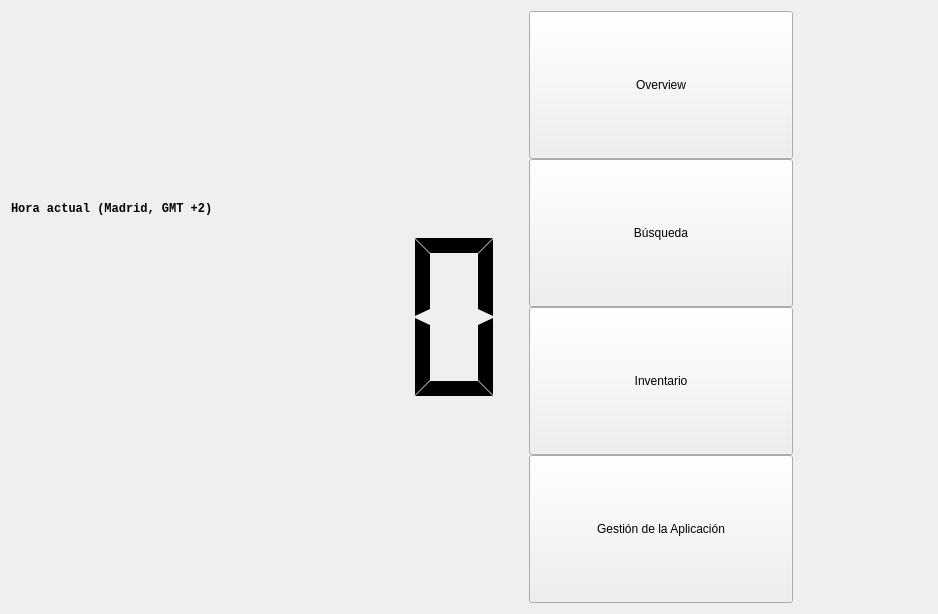
<?xml version="1.0" encoding="UTF-8"?>
<ui version="4.0">
 <class>mainPage</class>
 <widget class="QWidget" name="mainPage">
  <property name="geometry">
   <rect>
    <x>0</x>
    <y>0</y>
    <width>938</width>
    <height>614</height>
   </rect>
  </property>
  <property name="windowTitle">
   <string>Form</string>
  </property>
  <layout class="QHBoxLayout" name="horizontalLayout_2">
   <item>
    <layout class="QVBoxLayout" name="verticalLayout_clock_2">
     <item>
      <spacer name="verticalSpacer_3">
       <property name="orientation">
        <enum>Qt::Vertical</enum>
       </property>
       <property name="sizeType">
        <enum>QSizePolicy::MinimumExpanding</enum>
       </property>
       <property name="sizeHint" stdset="0">
        <size>
         <width>20</width>
         <height>40</height>
        </size>
       </property>
      </spacer>
     </item>
     <item>
      <widget class="QLabel" name="label_6">
       <property name="sizePolicy">
        <sizepolicy hsizetype="Maximum" vsizetype="Preferred">
         <horstretch>0</horstretch>
         <verstretch>0</verstretch>
        </sizepolicy>
       </property>
       <property name="minimumSize">
        <size>
         <width>256</width>
         <height>0</height>
        </size>
       </property>
       <property name="font">
        <font>
         <family>Monospace</family>
         <weight>75</weight>
         <bold>true</bold>
         <underline>false</underline>
        </font>
       </property>
       <property name="text">
        <string>Hora actual (Madrid, GMT +2)</string>
       </property>
      </widget>
     </item>
     <item>
      <widget class="DigitalClock" name="lcdNumber_2">
       <property name="sizePolicy">
        <sizepolicy hsizetype="Maximum" vsizetype="MinimumExpanding">
         <horstretch>0</horstretch>
         <verstretch>0</verstretch>
        </sizepolicy>
       </property>
       <property name="minimumSize">
        <size>
         <width>512</width>
         <height>0</height>
        </size>
       </property>
       <property name="frameShape">
        <enum>QFrame::NoFrame</enum>
       </property>
       <property name="frameShadow">
        <enum>QFrame::Plain</enum>
       </property>
       <property name="segmentStyle">
        <enum>QLCDNumber::Flat</enum>
       </property>
      </widget>
     </item>
     <item>
      <spacer name="verticalSpacer_4">
       <property name="orientation">
        <enum>Qt::Vertical</enum>
       </property>
       <property name="sizeHint" stdset="0">
        <size>
         <width>20</width>
         <height>40</height>
        </size>
       </property>
      </spacer>
     </item>
    </layout>
   </item>
   <item>
    <layout class="QVBoxLayout" name="verticalLayout_sections_2">
     <item>
      <layout class="QGridLayout" name="gridLayout_2">
       <property name="verticalSpacing">
        <number>0</number>
       </property>
       <item row="4" column="0">
        <widget class="QPushButton" name="pushButton_inventory_2">
         <property name="sizePolicy">
          <sizepolicy hsizetype="Minimum" vsizetype="MinimumExpanding">
           <horstretch>0</horstretch>
           <verstretch>0</verstretch>
          </sizepolicy>
         </property>
         <property name="text">
          <string>Inventario</string>
         </property>
        </widget>
       </item>
       <item row="4" column="1">
        <widget class="QLabel" name="label_7">
         <property name="sizePolicy">
          <sizepolicy hsizetype="Fixed" vsizetype="Fixed">
           <horstretch>0</horstretch>
           <verstretch>0</verstretch>
          </sizepolicy>
         </property>
         <property name="minimumSize">
          <size>
           <width>128</width>
           <height>128</height>
          </size>
         </property>
         <property name="text">
          <string/>
         </property>
         <property name="pixmap">
          <pixmap resource="icons.qrc">:/icons/gres/warehouse-256.png</pixmap>
         </property>
         <property name="scaledContents">
          <bool>true</bool>
         </property>
         <property name="alignment">
          <set>Qt::AlignCenter</set>
         </property>
         <property name="margin">
          <number>4</number>
         </property>
        </widget>
       </item>
       <item row="0" column="0">
        <widget class="QPushButton" name="pushButton_overview_2">
         <property name="sizePolicy">
          <sizepolicy hsizetype="Expanding" vsizetype="MinimumExpanding">
           <horstretch>0</horstretch>
           <verstretch>0</verstretch>
          </sizepolicy>
         </property>
         <property name="text">
          <string>Overview</string>
         </property>
        </widget>
       </item>
       <item row="5" column="0">
        <widget class="QPushButton" name="pushButton_config_2">
         <property name="sizePolicy">
          <sizepolicy hsizetype="Minimum" vsizetype="MinimumExpanding">
           <horstretch>0</horstretch>
           <verstretch>0</verstretch>
          </sizepolicy>
         </property>
         <property name="text">
          <string>Gestión de la Aplicación</string>
         </property>
        </widget>
       </item>
       <item row="2" column="1">
        <widget class="QLabel" name="label_8">
         <property name="sizePolicy">
          <sizepolicy hsizetype="Fixed" vsizetype="Fixed">
           <horstretch>0</horstretch>
           <verstretch>0</verstretch>
          </sizepolicy>
         </property>
         <property name="minimumSize">
          <size>
           <width>128</width>
           <height>128</height>
          </size>
         </property>
         <property name="text">
          <string/>
         </property>
         <property name="pixmap">
          <pixmap resource="icons.qrc">:/icons/gres/search-256.png</pixmap>
         </property>
         <property name="scaledContents">
          <bool>true</bool>
         </property>
         <property name="alignment">
          <set>Qt::AlignCenter</set>
         </property>
         <property name="margin">
          <number>4</number>
         </property>
        </widget>
       </item>
       <item row="5" column="1">
        <widget class="QLabel" name="label_9">
         <property name="sizePolicy">
          <sizepolicy hsizetype="Fixed" vsizetype="Fixed">
           <horstretch>0</horstretch>
           <verstretch>0</verstretch>
          </sizepolicy>
         </property>
         <property name="minimumSize">
          <size>
           <width>128</width>
           <height>128</height>
          </size>
         </property>
         <property name="text">
          <string/>
         </property>
         <property name="pixmap">
          <pixmap resource="icons.qrc">:/icons/gres/gear-256.png</pixmap>
         </property>
         <property name="scaledContents">
          <bool>true</bool>
         </property>
         <property name="alignment">
          <set>Qt::AlignCenter</set>
         </property>
         <property name="margin">
          <number>4</number>
         </property>
        </widget>
       </item>
       <item row="2" column="0">
        <widget class="QPushButton" name="pushButton_find_2">
         <property name="sizePolicy">
          <sizepolicy hsizetype="Minimum" vsizetype="MinimumExpanding">
           <horstretch>0</horstretch>
           <verstretch>0</verstretch>
          </sizepolicy>
         </property>
         <property name="text">
          <string>Búsqueda</string>
         </property>
        </widget>
       </item>
       <item row="0" column="1">
        <widget class="QLabel" name="label_10">
         <property name="sizePolicy">
          <sizepolicy hsizetype="Fixed" vsizetype="Fixed">
           <horstretch>0</horstretch>
           <verstretch>0</verstretch>
          </sizepolicy>
         </property>
         <property name="minimumSize">
          <size>
           <width>128</width>
           <height>128</height>
          </size>
         </property>
         <property name="text">
          <string notr="true"/>
         </property>
         <property name="pixmap">
          <pixmap resource="icons.qrc">:/icons/gres/eye_256.ico</pixmap>
         </property>
         <property name="scaledContents">
          <bool>true</bool>
         </property>
         <property name="alignment">
          <set>Qt::AlignCenter</set>
         </property>
         <property name="margin">
          <number>4</number>
         </property>
        </widget>
       </item>
      </layout>
     </item>
    </layout>
   </item>
  </layout>
 </widget>
 <customwidgets>
  <customwidget>
   <class>DigitalClock</class>
   <extends>QLCDNumber</extends>
   <header>digitalclock.h</header>
  </customwidget>
 </customwidgets>
 <resources>
  <include location="icons.qrc"/>
 </resources>
 <connections/>
</ui>
